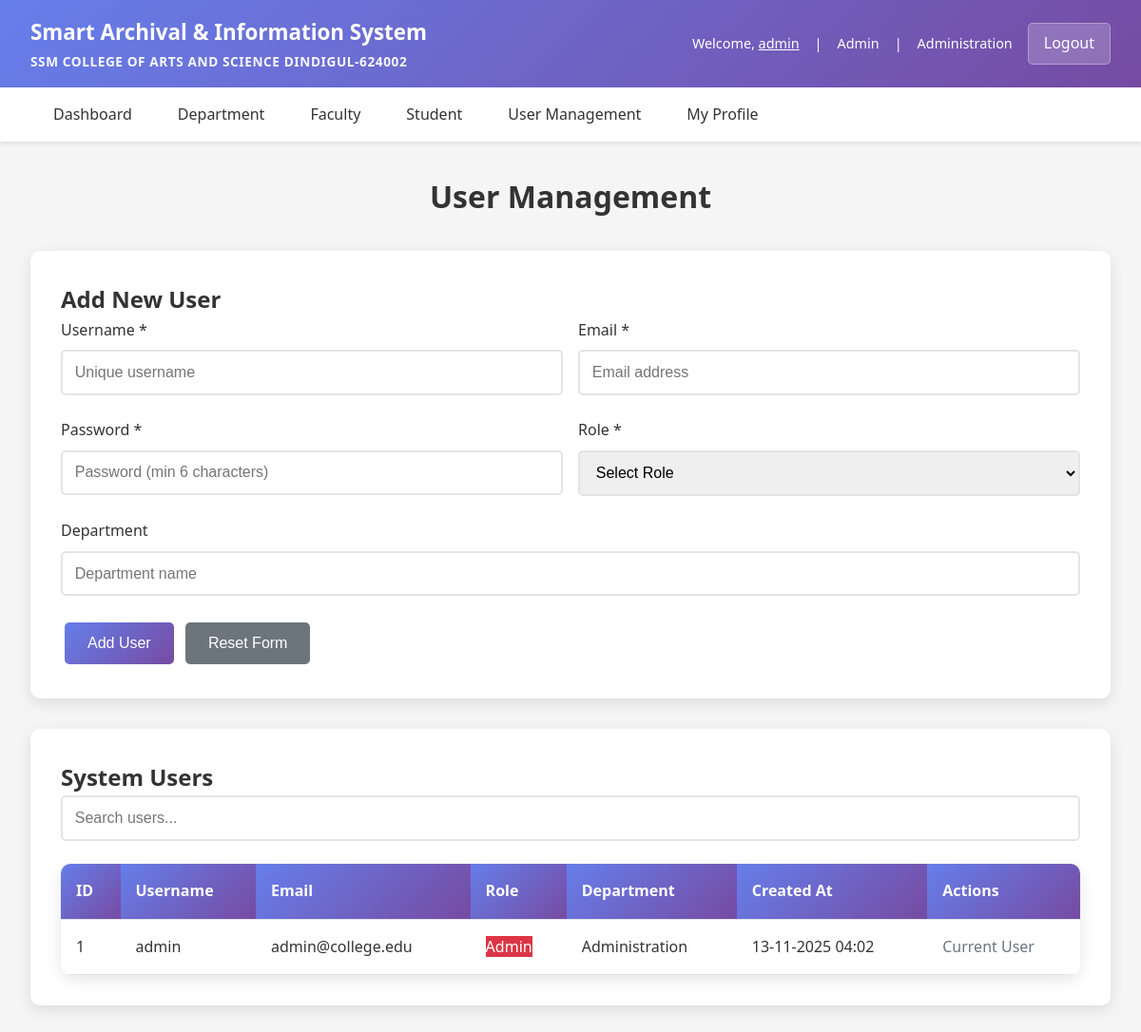
Page /test_dfm/admin/users.php (signed in) on the committed database.
### tables this page shows
CREATE TABLE users (
    id INT PRIMARY KEY AUTO_INCREMENT,
    username VARCHAR(50) UNIQUE NOT NULL,
    password VARCHAR(255) NOT NULL,
    email VARCHAR(100) UNIQUE NOT NULL,
    role ENUM('admin', 'faculty', 'staff') NOT NULL,
    department VARCHAR(100),
    created_at TIMESTAMP DEFAULT CURRENT_TIMESTAMP,
    updated_at TIMESTAMP DEFAULT CURRENT_TIMESTAMP ON UPDATE CURRENT_TIMESTAMP
);

### test_dfm/admin/users.php (the view, shortened to what this page needs)
<?php
$database = new Database();
$db = $database->getConnection();
$query = "SELECT * FROM users ORDER BY created_at DESC";
$stmt = $db->prepare($query);
$stmt->execute();
$users = $stmt->fetchAll(PDO::FETCH_ASSOC);
?>
<!DOCTYPE html>
<html lang="en">
<head>
    <link rel="stylesheet" href="../assets/css/style.css">
</head>
<body>
    <?php include '../includes/header.php'; ?>
    <?php include '../includes/navigation.php'; ?>
    <div class="main-container">
        <h1 class="page-title">User Management</h1>
        <div class="content-card">
            <h2>Add New User</h2>
            <form method="POST" id="userForm">
                <div class="form-row">
                    <div class="form-group">
                        <label for="username" class="form-label">Username *</label>
                        <input type="text" id="username" name="username" class="form-input"
                               placeholder="Unique username" required>
                    </div>
                    <div class="form-group">
                        <label for="email" class="form-label">Email *</label>
                        <input type="email" id="email" name="email" class="form-input"
                               placeholder="Email address" required>
                    </div>
                </div>
                <div class="form-row">
                    <div class="form-group">
                        <label for="password" class="form-label">Password *</label>
                        <input type="password" id="password" name="password" class="form-input"
                               placeholder="Password (min 6 characters)" required minlength="6">
                    </div>
                    <div class="form-group">
                        <label for="role" class="form-label">Role *</label>
                        <select id="role" name="role" class="form-select" required>
                            <option value="">Select Role</option>
                        </select>
                    </div>
                </div>
                <div class="form-group">
                    <label for="department" class="form-label">Department</label>
                    <input type="text" id="department" name="department" class="form-input"
                           placeholder="Department name">
                </div>
                <button type="submit" class="btn btn-primary">Add User</button>
                <button type="reset" class="btn btn-secondary">Reset Form</button>
            </form>
        </div>
        <div class="content-card">
            <h2>System Users</h2>
            <div class="form-group">
                <input type="text" class="form-input table-search" placeholder="Search users...">
            </div>
            <table class="data-table">
                <thead>
                    <tr>
                        <th>ID</th>
                        <th>Username</th>
                        <th>Email</th>
                        <th>Role</th>
                        <th>Department</th>
                        <th>Created At</th>
                        <th>Actions</th>
                    </tr>
                </thead>
                <tbody>
                    <?php foreach ($users as $user): ?>
                    <tr>
                        <td><?php echo $user['id']; ?></td>
                        <td><?php echo htmlspecialchars($user['username']); ?></td>
                        <td><?php echo htmlspecialchars($user['email']); ?></td>
                        <td>
                            <span class="badge badge-<?php echo $user['role']; ?>">
                                <?php echo ucfirst($user['role']); ?>
                            </span>
                        </td>
                        <td><?php echo htmlspecialchars($user['department']); ?></td>
                        <td><?php echo date('d-m-Y H:i', strtotime($user['created_at'])); ?></td>
                        <td>
                            <?php if ($user['id'] != $_SESSION['user_id']): ?>
                                <form method="POST" style="display: inline;">
                                    <input type="hidden" name="action" value="delete">
                                    <input type="hidden" name="id" value="<?php echo $user['id']; ?>">
                                    <button type="submit" class="btn btn-danger" onclick="return confirm('Are you sure?')">Delete</button>
                                </form>
                            <?php else: ?>
                                <span class="text-muted">Current User</span>
                            <?php endif; ?>
                        </td>
                    </tr>
                    <?php endforeach; ?>
                </tbody>
            </table>
        </div>
    </div>
</body>
</html>

### test_dfm/includes/header.php (shortened to what this page needs)
<header class="header">
    <div class="header-content">
        <div class="logo-container">
            <div class="logo-text">
                <h1>Smart Archival & Information System</h1>
                <div class="college-name">SSM COLLEGE OF ARTS AND SCIENCE DINDIGUL-624002</div>
            </div>
        </div>
        <div class="user-info">
            <span>Welcome, <a href="/test_dfm/profile.php" style="color: #fff; text-decoration: underline;"><?php echo isset($_SESSION['username']) ? $_SESSION['username'] : 'Guest'; ?></a></span>
            <span>|</span>
            <span><?php echo isset($_SESSION['role']) ? ucfirst($_SESSION['role']) : 'Visitor'; ?></span>
            <span>|</span>
            <span><?php echo isset($_SESSION['department']) ? $_SESSION['department'] : 'General'; ?></span>
            <a href="/test_dfm/logout.php" class="logout-btn">Logout</a>
        </div>
    </div>
</header>

### test_dfm/includes/navigation.php (shortened to what this page needs)
<?php
function getBaseUrl() {
    $projectRoot = '/test_dfm/';
    return $projectRoot;
}
$baseUrl = getBaseUrl();
?>
<nav class="nav-container">
    <ul class="nav-menu">
        <li class="nav-item">
            <a href="<?php echo $baseUrl; ?>index.php" class="nav-link">Dashboard</a>
        </li>
        <li class="nav-item">
            <a href="#" class="nav-link">Department</a>
        </li>
        <li class="nav-item">
            <a href="#" class="nav-link">Faculty</a>
        </li>
        <li class="nav-item">
            <a href="#" class="nav-link">Student</a>
        </li>
        <?php if (isset($_SESSION['role']) && $_SESSION['role'] === 'admin'): ?>
        <li class="nav-item">
            <a href="<?php echo $baseUrl; ?>admin/users.php" class="nav-link">User Management</a>
        </li>
        <?php endif; ?>
        <li class="nav-item">
            <a href="<?php echo $baseUrl; ?>profile.php" class="nav-link">My Profile</a>
        </li>
    </ul>
</nav>

### test_dfm/assets/css/style.css (style rules this page uses)
* { margin: 0; padding: 0; box-sizing: border-box; }
body { font-family: "Segoe UI", Tahoma, Geneva, Verdana, sans-serif; background-color: #f5f5f5; color: #333; line-height: 1.6; }
.header { background: linear-gradient(135deg, #667eea 0%, #764ba2 100%); color: white; padding: 1rem 0; box-shadow: 0 2px 10px rgba(0, 0, 0, 0.1); }
.header-content { max-width: 1200px; margin: 0 auto; display: flex; justify-content: space-between; align-items: center; padding: 0 2rem; }
.logo-container { display: flex; align-items: center; gap: 1rem; }
.logo-text h1 { font-size: 1.4rem; font-weight: 700; margin: 0; }
.college-name { font-size: 0.85rem; font-weight: 600; opacity: 0.95; text-transform: uppercase; letter-spacing: 0.6px; margin-top: 2px; }
.user-info { display: flex; align-items: center; gap: 1rem; }
.user-info span { font-size: 0.9rem; }
.logout-btn { background: rgba(255, 255, 255, 0.2); color: white; border: 1px solid rgba(255, 255, 255, 0.3); padding: 0.5rem 1rem; border-radius: 5px; text-decoration: none; transition: all 0.3s ease; }
.nav-container { background: white; box-shadow: 0 2px 5px rgba(0, 0, 0, 0.1); position: sticky; top: 0; z-index: 100; }
.nav-menu { max-width: 1200px; margin: 0 auto; display: flex; list-style: none; padding: 0 2rem; }
.nav-item { position: relative; }
.nav-link { display: block; padding: 1rem 1.5rem; color: #333; text-decoration: none; font-weight: 500; transition: all 0.3s ease; }
.main-container { max-width: 1200px; margin: 2rem auto; padding: 0 2rem; }
.page-title { font-size: 2rem; color: #333; margin-bottom: 2rem; text-align: center; }
.content-card { background: white; border-radius: 10px; box-shadow: 0 5px 15px rgba(0, 0, 0, 0.1); padding: 2rem; margin-bottom: 2rem; }
.form-group { margin-bottom: 1.5rem; }
.form-label { display: block; margin-bottom: 0.5rem; font-weight: 500; color: #333; }
.form-input, .form-select, .form-textarea { width: 100%; padding: 0.8rem; border: 2px solid #e1e5e9; border-radius: 5px; font-size: 1rem; transition: all 0.3s ease; }
.form-row { display: grid; grid-template-columns: repeat(auto-fit, minmax(250px, 1fr)); gap: 1rem; }
.btn { display: inline-block; padding: 0.8rem 1.5rem; border: none; border-radius: 5px; font-size: 1rem; font-weight: 500; text-decoration: none; text-align: center; cursor: pointer; transition: all 0.3s ease; margin: 0.25rem; }
.btn-primary { background: linear-gradient(135deg, #667eea 0%, #764ba2 100%); color: white; }
.btn-secondary { background: #6c757d; color: white; }
.data-table { width: 100%; border-collapse: collapse; margin-top: 1rem; background: white; border-radius: 10px; overflow: hidden; box-shadow: 0 5px 15px rgba(0, 0, 0, 0.1); }
.data-table th, .data-table td { padding: 1rem; text-align: left; border-bottom: 1px solid #e1e5e9; }
.data-table th { background: linear-gradient(135deg, #667eea 0%, #764ba2 100%); color: white; font-weight: 600; }

### test_dfm/admin/users.php (style rules this page uses)
.badge-admin { background: #dc3545; color: white; }
.text-muted { color: #6c757d; }

### rows in the picture
users: id "1", username "admin", email "admin@college.edu", role "Admin", department "Administration", created_at "13-11-2025 04:02", shows "Current User"

### other values in the picture
$_SESSION['username'] "admin"
$_SESSION['role'] "Admin"
$_SESSION['department'] "Administration"
